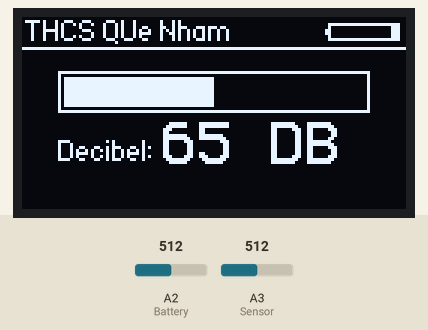
Simulated run of this program. Board: Arduino Uno, built with avr-gcc and run on an emulated ATmega328P. Shown: 128×64 one-colour display. The test bench sets the inputs (shaded band); at power-on: A2 (Battery) = 512, A3 (Sensor) = 512.

Above: at 4.2 s.
4.3 s: A2 (Battery) set to 716
5.9 s: A3 (Sensor) set to 716
At 7.0 s:
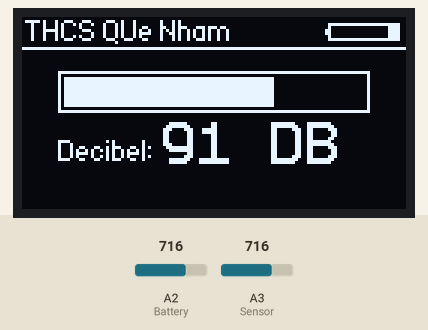
7.4 s: A2 (Battery) set to 700
8.9 s: A3 (Sensor) set to 700
At 9.3 s:
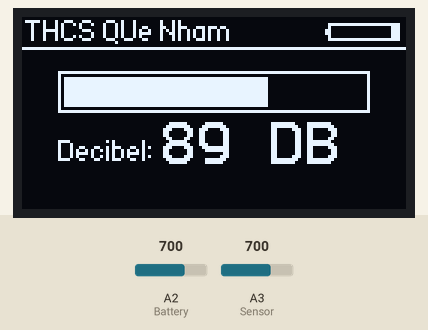
10.5 s: A2 (Battery) set to 720
12.0 s: A3 (Sensor) set to 900
At 12.5 s:
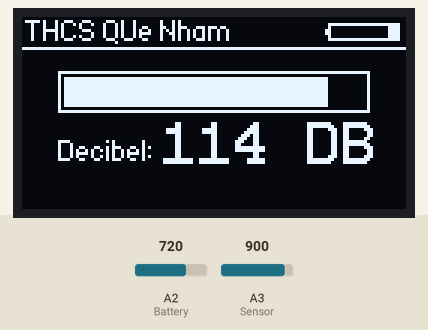
Timing chart, 0 to 14.5 s (numbered marks = the images above; inputs shaded):
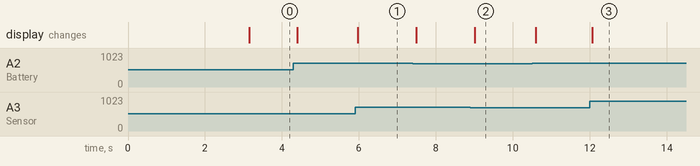

Measured:
- after the input at 5.9 s, the display: changes after 0.08 s (image 1)
- after the input at 8.9 s, the display: changes after 0.11 s (image 2)
- after the input at 12.0 s, the display: changes after 0.07 s (image 3)

The program:

main.cpp
```cpp
#include <Arduino.h>
#include <Wire.h>
#include <U8g2lib.h>

#define SCREEN_WIDTH 128
#define SCREEN_HIGH 64

int Sensor = A3;
int Battery = A2;
int Button = 8;
bool buttonState = 0;
double var_sensor;
double var_batery;
char buffer[100];

U8G2_SSD1306_128X64_NONAME_F_HW_I2C u8g2(U8G2_R0, /*reset=*/U8X8_PIN_NONE);

void setup()
{
    Serial.begin(9600);
    u8g2.begin();
    pinMode(Sensor, INPUT);
    pinMode(Battery, INPUT);
    pinMode(Button, INPUT_PULLUP);

    u8g2.clearBuffer();
    u8g2.setBitmapMode(1);
    u8g2.setFont(u8g2_font_profont22_tr);
    u8g2.drawStr(26, 31, "DECIBEL ");
    u8g2.setFont(u8g2_font_profont22_tr);
    u8g2.drawStr(34, 50, "METER");
    u8g2.sendBuffer();

    delay(3000);

}

void loop()
{
    u8g2.setBitmapMode(1);
    var_sensor = analogRead(Sensor); // from 0 to 1023
    var_batery = analogRead(Battery); // from 0 to 1023

    u8g2.clearBuffer();
    u8g2.drawFrame(12, 18, 104, 14);


    u8g2.drawBox(14, 20, /*length of decibel bar 0 - 100*/int(var_sensor/10.2), 10);
    u8g2.drawFrame(102, 2, 24, 6);

    /*
    * voltage of batery from 3.3V to 4.2V euqal 0 - 100%
    * digital value (Vref = 5V) from 710 to 900
    */
    int head_batery = int(123 - (var_batery/9.5)+ 75);
    int tail_batery = int(3 + (var_batery/9.5) - 74);

    if(var_batery > 710 && var_batery < 900)
    {
        u8g2.drawBox(/*head of batery bar (100 - 0)103 - 123*/head_batery, 3, /*tail of batery bar (100 - 0)23 - 3*/tail_batery, 4);
        u8g2.drawFrame(101, 4, 2, 2);
    }
    else if(var_batery < 710)
    {
        u8g2.drawBox(/*head of batery bar (100 - 0)103 - 123*/123, 3, /*tail of batery bar (100 - 0)23 - 3*/3, 4);
        u8g2.drawFrame(101, 4, 2, 2);
    }

    //Print text
    u8g2.drawLine(0, 10, 128, 10);
    u8g2.setFont(u8g2_font_haxrcorp4089_tr);
    u8g2.drawStr(1, 8, "THCS QUe Nham");

    sprintf(buffer, "%d DB", int(var_sensor/7.85));
    u8g2.setFont(u8g2_font_profont22_tr);
    u8g2.drawStr(47, 49, buffer);

    u8g2.setFont(u8g2_font_haxrcorp4089_tr);
    u8g2.drawStr(12, 48, "Decibel:");

    u8g2.sendBuffer();
}
```
